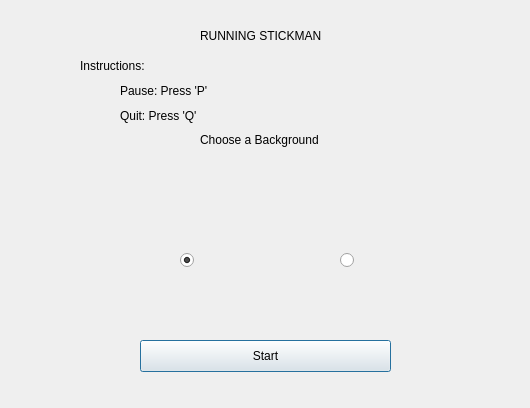
<?xml version="1.0" encoding="UTF-8"?>
<ui version="4.0">
 <class>StartDialog</class>
 <widget class="QDialog" name="StartDialog">
  <property name="geometry">
   <rect>
    <x>0</x>
    <y>0</y>
    <width>530</width>
    <height>408</height>
   </rect>
  </property>
  <property name="windowTitle">
   <string>Dialog</string>
  </property>
  <widget class="QPushButton" name="start">
   <property name="geometry">
    <rect>
     <x>140</x>
     <y>340</y>
     <width>251</width>
     <height>32</height>
    </rect>
   </property>
   <property name="text">
    <string>Start</string>
   </property>
  </widget>
  <widget class="QLabel" name="label">
   <property name="geometry">
    <rect>
     <x>200</x>
     <y>10</y>
     <width>131</width>
     <height>51</height>
    </rect>
   </property>
   <property name="text">
    <string>RUNNING STICKMAN</string>
   </property>
  </widget>
  <widget class="QRadioButton" name="bg1_radio">
   <property name="geometry">
    <rect>
     <x>180</x>
     <y>250</y>
     <width>21</width>
     <height>20</height>
    </rect>
   </property>
   <property name="text">
    <string/>
   </property>
   <property name="checked">
    <bool>true</bool>
   </property>
  </widget>
  <widget class="QRadioButton" name="bg2_radio">
   <property name="geometry">
    <rect>
     <x>340</x>
     <y>250</y>
     <width>21</width>
     <height>20</height>
    </rect>
   </property>
   <property name="text">
    <string/>
   </property>
  </widget>
  <widget class="QLabel" name="label_2">
   <property name="geometry">
    <rect>
     <x>200</x>
     <y>130</y>
     <width>141</width>
     <height>20</height>
    </rect>
   </property>
   <property name="text">
    <string>Choose a Background</string>
   </property>
  </widget>
  <widget class="QLabel" name="label_3">
   <property name="geometry">
    <rect>
     <x>80</x>
     <y>50</y>
     <width>81</width>
     <height>31</height>
    </rect>
   </property>
   <property name="text">
    <string>Instructions:</string>
   </property>
  </widget>
  <widget class="QLabel" name="label_4">
   <property name="geometry">
    <rect>
     <x>120</x>
     <y>70</y>
     <width>111</width>
     <height>41</height>
    </rect>
   </property>
   <property name="text">
    <string>Pause: Press 'P'</string>
   </property>
  </widget>
  <widget class="QLabel" name="bg1">
   <property name="geometry">
    <rect>
     <x>130</x>
     <y>160</y>
     <width>121</width>
     <height>81</height>
    </rect>
   </property>
   <property name="text">
    <string/>
   </property>
  </widget>
  <widget class="QLabel" name="bg2">
   <property name="geometry">
    <rect>
     <x>290</x>
     <y>160</y>
     <width>121</width>
     <height>81</height>
    </rect>
   </property>
   <property name="text">
    <string/>
   </property>
  </widget>
  <widget class="QLabel" name="label_5">
   <property name="geometry">
    <rect>
     <x>120</x>
     <y>100</y>
     <width>111</width>
     <height>31</height>
    </rect>
   </property>
   <property name="text">
    <string>Quit: Press 'Q'</string>
   </property>
  </widget>
 </widget>
 <resources/>
 <connections/>
</ui>
